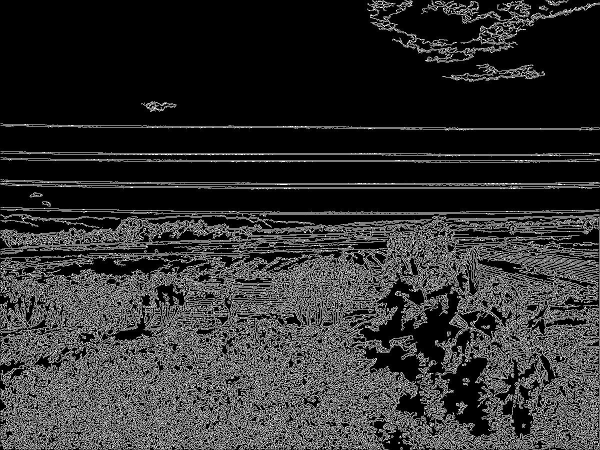
#> input picture OpenCv_algoritmos/Hough-Transform/img_canny.jpg, 1200 x 900 px (shown at 1/2 size)
$ python houghTransform_canny.py
#> lines starting #> are read from the running program, lines starting #| are printed output that depends on the picture; after the words box and inside, x2 and y2 are one past the last pixel; in counts of white or black regions, pixels touching at a corner belong together
# import libraries we'll need
import cv2
import numpy as np

# read in your image
img = cv2.imread('img_canny.jpg')
#> img is the input picture: shape (900, 1200, 3); min 0, max 255, mean 48.3

# convert to grayscale so we can detect edges
gray = cv2.cvtColor(img, cv2.COLOR_BGR2GRAY)

# use Canny edge detector to find edges in the image.  The thresholds determine how
# weak or strong an edge will be detected.  These can be tweaked.
lower_threshold = 80
upper_threshold = 200

edges = cv2.Canny(gray, lower_threshold, upper_threshold)
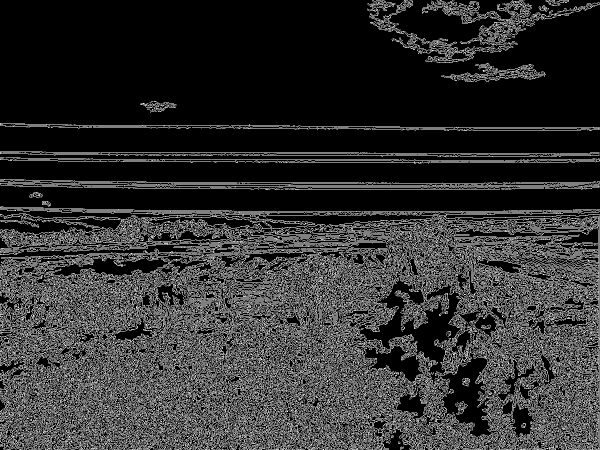
#> edges: shape (900, 1200) (shown at 1/2 size); 19.1% white in thin lines or dots

# detect lines in the image.  This is where the real work is done.  Higher threshold
# means a line needs to be stronger to be detected, so again, this can be tweaked.
threshold = 300
lines = cv2.HoughLinesP(edges, 1, np.pi / 180, threshold, minLineLength=160, maxLineGap=1)
#> lines = 18 rows, first 6: [471, 373, 897, 373], [351, 319, 797, 319], [745, 423, 922, 423], [575, 370, 852, 370], [553, 307, 713, 307], [916, 255, 1161, 255]

for line in lines:
   x1, y1, x2, y2 = line[0]
   cv2.line(img, (x1 + 2000, y1), (x2 - 5000, y2), (255, 0, 0), 1)
#> this loop made 18 passes
#> (x1, y1, x2, y2) on passes 1 to 12: (471, 373, 897, 373), (351, 319, 797, 319), (745, 423, 922, 423), (575, 370, 852, 370), (553, 307, 713, 307), (916, 255, 1161, 255), (205, 305, 717, 305), (624, 375, 841, 375), (524, 310, 770, 310), (570, 378, 999, 378), (497, 365, 721, 365), (566, 324, 836, 324)
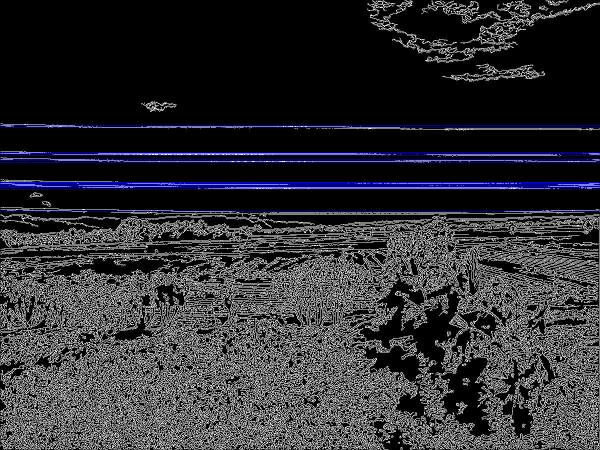
#> img: shape (900, 1200, 3) (shown at 1/2 size); 1.89% of pixels changed, all inside (x1, y1, x2, y2) = (0, 251, 1200, 424)

cv2.imwrite('linesDetected_Canny.jpg', img)
